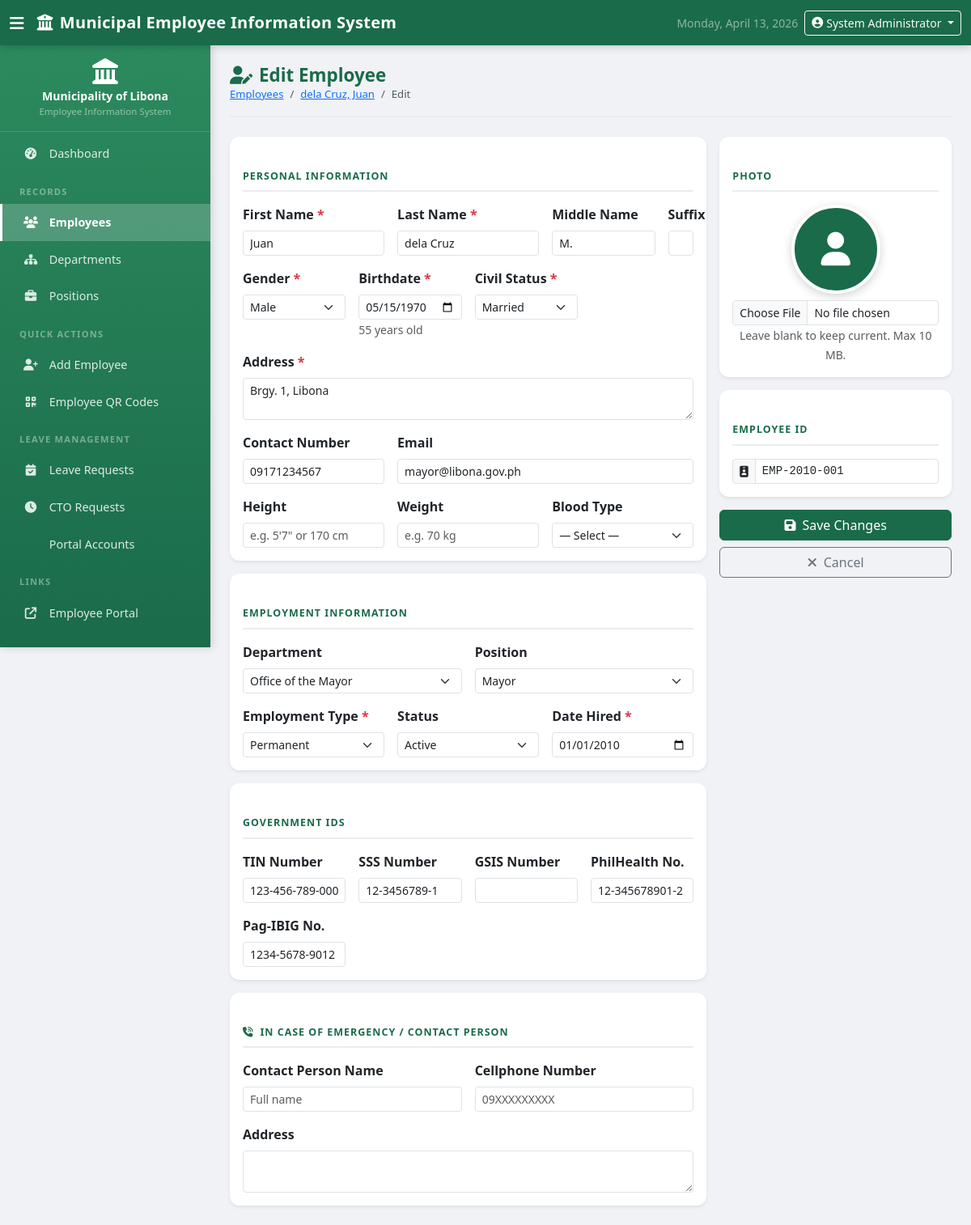
The page /employees/edit.php?id=1 (signed in) on the database its author committed.
### tables this page shows
CREATE TABLE IF NOT EXISTS `employees` (
  `id`                  INT(11)      NOT NULL AUTO_INCREMENT,
  `employee_id`         VARCHAR(20)  NOT NULL,
  `first_name`          VARCHAR(50)  NOT NULL,
  `last_name`           VARCHAR(50)  NOT NULL,
  `middle_name`         VARCHAR(50)  DEFAULT NULL,
  `suffix`              VARCHAR(10)  DEFAULT NULL,
  `gender`              ENUM('Male','Female') NOT NULL,
  `birthdate`           DATE         NOT NULL,
  `civil_status`        ENUM('Single','Married','Widowed','Separated','Divorced') NOT NULL,
  `address`             TEXT         NOT NULL,
  `contact_number`      VARCHAR(20)  DEFAULT NULL,
  `email`               VARCHAR(100) DEFAULT NULL,
  `department_id`       INT(11)      DEFAULT NULL,
  `position_id`         INT(11)      DEFAULT NULL,
  `employment_status`   ENUM('Active','Inactive','On Leave','Resigned','Retired') NOT NULL DEFAULT 'Active',
  `employment_type`     ENUM('Permanent','Job Order/ Contractual','Casual','Coterminous') NOT NULL,
  `date_hired`          DATE         NOT NULL,
  `photo`               VARCHAR(255) DEFAULT NULL,
  `tin_number`          VARCHAR(20)  DEFAULT NULL,
  `sss_number`          VARCHAR(20)  DEFAULT NULL,
  `gsis_number`         VARCHAR(30)  DEFAULT NULL,
  `philhealth_number`   VARCHAR(30)  DEFAULT NULL,
  `pagibig_number`              VARCHAR(20)   DEFAULT NULL,
  `height`                      VARCHAR(20)   DEFAULT NULL,
  `weight`                      VARCHAR(20)   DEFAULT NULL,
  `blood_type`                  ENUM('A+','A-','B+','B-','AB+','AB-','O+','O-') DEFAULT NULL,
  `emergency_contact_name`      VARCHAR(100)  DEFAULT NULL,
  `emergency_contact_address`   TEXT          DEFAULT NULL,
  `emergency_contact_phone`     VARCHAR(20)   DEFAULT NULL,
  `created_at`                  TIMESTAMP     NOT NULL DEFAULT CURRENT_TIMESTAMP,
  `updated_at`                  TIMESTAMP     NOT NULL DEFAULT CURRENT_TIMESTAMP ON UPDATE CURRENT_TIMESTAMP,
  PRIMARY KEY (`id`),
  UNIQUE KEY `uq_employee_id` (`employee_id`),
  KEY `fk_emp_dept` (`department_id`),
  KEY `fk_emp_pos`  (`position_id`),
  CONSTRAINT `fk_emp_dept` FOREIGN KEY (`department_id`)
    REFERENCES `departments` (`id`) ON DELETE SET NULL,
  CONSTRAINT `fk_emp_pos` FOREIGN KEY (`position_id`)
    REFERENCES `positions` (`id`) ON DELETE SET NULL
);

CREATE TABLE IF NOT EXISTS `departments` (
  `id`          INT(11)      NOT NULL AUTO_INCREMENT,
  `name`        VARCHAR(150) NOT NULL,
  `code`        VARCHAR(20)  NOT NULL,
  `description` TEXT,
  `head_name`   VARCHAR(100) DEFAULT NULL,
  `created_at`  TIMESTAMP    NOT NULL DEFAULT CURRENT_TIMESTAMP,
  `updated_at`  TIMESTAMP    NOT NULL DEFAULT CURRENT_TIMESTAMP ON UPDATE CURRENT_TIMESTAMP,
  PRIMARY KEY (`id`),
  UNIQUE KEY `uq_code` (`code`)
);

CREATE TABLE IF NOT EXISTS `positions` (
  `id`            INT(11)      NOT NULL AUTO_INCREMENT,
  `title`         VARCHAR(150) NOT NULL,
  `department_id` INT(11)      DEFAULT NULL,
  `salary_grade`  INT(3)       DEFAULT NULL,
  `description`   TEXT,
  `created_at`    TIMESTAMP    NOT NULL DEFAULT CURRENT_TIMESTAMP,
  PRIMARY KEY (`id`),
  KEY `fk_pos_dept` (`department_id`),
  CONSTRAINT `fk_pos_dept` FOREIGN KEY (`department_id`)
    REFERENCES `departments` (`id`) ON DELETE SET NULL
);

### employees/edit.php (the view, shortened to what the rows shown need)
<?php
require_once __DIR__ . '/../config/config.php';
$db  = getDB();
$id  = (int)($_GET['id'] ?? $_POST['id'] ?? 0);
$stmt = $db->prepare("SELECT * FROM employees WHERE id = ? LIMIT 1");
$stmt->execute([$id]);
$emp = $stmt->fetch();
$departments = $db->query("SELECT id, name FROM departments ORDER BY name")->fetchAll();
$positions   = $db->query("SELECT id, title, department_id FROM positions ORDER BY title")->fetchAll();
$data   = $emp;
require_once __DIR__ . '/../includes/header.php';
?>
<div class="page-header">
    <div>
        <h2><i class="fas fa-user-pen me-2"></i>Edit Employee</h2>
        <nav aria-label="breadcrumb">
            <ol class="breadcrumb mb-0 small">
                <li class="breadcrumb-item">
                    <a href="<?= BASE_URL ?>/employees/view.php?id=<?= $id ?>">
                        <?= e($emp['last_name'] . ', ' . $emp['first_name']) ?>
                    </a>
                </li>
            </ol>
        </nav>
    </div>
</div>
<form method="POST" action="" enctype="multipart/form-data" novalidate>
    <div class="row g-3">
        <div class="col-lg-8">
            <div class="card shadow-sm mb-3">
                <div class="card-body">
                    <div class="row g-3">
                        <div class="col-md-4">
                            <label class="form-label form-label-sm fw-semibold">First Name <span class="text-danger">*</span></label>
                            <input type="text" name="first_name" class="form-control form-control-sm"
                                   value="<?= e($data['first_name']) ?>" required>
                        </div>
                        <div class="col-md-4">
                            <label class="form-label form-label-sm fw-semibold">Last Name <span class="text-danger">*</span></label>
                            <input type="text" name="last_name" class="form-control form-control-sm"
                                   value="<?= e($data['last_name']) ?>" required>
                        </div>
                        <div class="col-md-3">
                            <label class="form-label form-label-sm fw-semibold">Middle Name</label>
                            <input type="text" name="middle_name" class="form-control form-control-sm"
                                   value="<?= e($data['middle_name'] ?? '') ?>">
                        </div>
                        <div class="col-md-3">
                            <label class="form-label form-label-sm fw-semibold">Gender <span class="text-danger">*</span></label>
                            <select name="gender" class="form-select form-select-sm" required>
                                <?php foreach (['Male','Female'] as $g): ?>
                                <option value="<?= $g ?>" <?= $data['gender'] === $g ? 'selected' : '' ?>><?= $g ?></option>
                                <?php endforeach; ?>
                            </select>
                        </div>
                        <div class="col-md-3">
                            <label class="form-label form-label-sm fw-semibold">Birthdate <span class="text-danger">*</span></label>
                            <input type="date" id="birthdate" name="birthdate" class="form-control form-control-sm"
                                   value="<?= e($data['birthdate']) ?>" required>
                            <small id="ageDisplay" class="text-muted"></small>
                        </div>
                        <div class="col-md-3">
                            <label class="form-label form-label-sm fw-semibold">Civil Status <span class="text-danger">*</span></label>
                            <select name="civil_status" class="form-select form-select-sm" required>
                                <?php foreach (['Single','Married','Widowed','Separated','Divorced'] as $cs): ?>
                                <option value="<?= $cs ?>" <?= $data['civil_status'] === $cs ? 'selected' : '' ?>><?= $cs ?></option>
                                <?php endforeach; ?>
                            </select>
                        </div>
                        <div class="col-12">
                            <label class="form-label form-label-sm fw-semibold">Address <span class="text-danger">*</span></label>
                            <textarea name="address" class="form-control form-control-sm" rows="2" required><?= e($data['address']) ?></textarea>
                        </div>
                        <div class="col-md-4">
                            <label class="form-label form-label-sm fw-semibold">Contact Number</label>
                            <input type="text" name="contact_number" class="form-control form-control-sm"
                                   value="<?= e($data['contact_number'] ?? '') ?>">
                        </div>
                        <div class="col-md-8">
                            <label class="form-label form-label-sm fw-semibold">Email</label>
                            <input type="email" name="email" class="form-control form-control-sm"
                                   value="<?= e($data['email'] ?? '') ?>">
                        </div>
                    </div>
                </div>
            </div>
            <div class="card shadow-sm mb-3">
                <div class="card-body">
                    <div class="row g-3">
                        <div class="col-md-6">
                            <label class="form-label form-label-sm fw-semibold">Department</label>
                            <select name="department_id" class="form-select form-select-sm">
                                <?php foreach ($departments as $d): ?>
                                <option value="<?= $d['id'] ?>" <?= $data['department_id'] == $d['id'] ? 'selected' : '' ?>><?= e($d['name']) ?></option>
                                <?php endforeach; ?>
                            </select>
                        </div>
                        <div class="col-md-6">
                            <label class="form-label form-label-sm fw-semibold">Position</label>
                            <select name="position_id" class="form-select form-select-sm">
                                <?php foreach ($positions as $p): ?>
                                <option value="<?= $p['id'] ?>" <?= $data['position_id'] == $p['id'] ? 'selected' : '' ?>><?= e($p['title']) ?></option>
                                <?php endforeach; ?>
                            </select>
                        </div>
                        <div class="col-md-4">
                            <label class="form-label form-label-sm fw-semibold">Employment Type <span class="text-danger">*</span></label>
                            <select name="employment_type" class="form-select form-select-sm" required>
                                <?php foreach (['Permanent','Job Order/ Contractual','Casual','Coterminous'] as $et): ?>
                                <option value="<?= $et ?>" <?= $data['employment_type'] === $et ? 'selected' : '' ?>><?= $et ?></option>
                                <?php endforeach; ?>
                            </select>
                        </div>
                        <div class="col-md-4">
                            <label class="form-label form-label-sm fw-semibold">Status</label>
                            <select name="employment_status" class="form-select form-select-sm">
                                <?php foreach (['Active','Inactive','On Leave','Resigned','Retired'] as $es): ?>
                                <option value="<?= $es ?>" <?= $data['employment_status'] === $es ? 'selected' : '' ?>><?= $es ?></option>
                                <?php endforeach; ?>
                            </select>
                        </div>
                        <div class="col-md-4">
                            <label class="form-label form-label-sm fw-semibold">Date Hired <span class="text-danger">*</span></label>
                            <input type="date" name="date_hired" class="form-control form-control-sm"
                                   value="<?= e($data['date_hired']) ?>" required>
                        </div>
                    </div>
                </div>
            </div>
            <div class="card shadow-sm">
                <div class="card-body">
                    <div class="row g-3">
                        <div class="col-md-3">
                            <label class="form-label form-label-sm fw-semibold">TIN Number</label>
                            <input type="text" name="tin_number" class="form-control form-control-sm"
                                   value="<?= e($data['tin_number'] ?? '') ?>">
                        </div>
                        <div class="col-md-3">
                            <label class="form-label form-label-sm fw-semibold">SSS Number</label>
                            <input type="text" name="sss_number" class="form-control form-control-sm"
                                   value="<?= e($data['sss_number'] ?? '') ?>">
                        </div>
                        <div class="col-md-3">
                            <label class="form-label form-label-sm fw-semibold">PhilHealth No.</label>
                            <input type="text" name="philhealth_number" class="form-control form-control-sm"
                                   value="<?= e($data['philhealth_number'] ?? '') ?>">
                        </div>
                        <div class="col-md-3">
                            <label class="form-label form-label-sm fw-semibold">Pag-IBIG No.</label>
                            <input type="text" name="pagibig_number" class="form-control form-control-sm"
                                   value="<?= e($data['pagibig_number'] ?? '') ?>">
                        </div>
                    </div>
                </div>
            </div>
        </div>
        <div class="col-lg-4">
            <div class="card shadow-sm mb-3">
                <div class="card-body">
                    <div class="input-group input-group-sm">
                        <span class="input-group-text"><i class="fas fa-id-badge"></i></span>
                        <input type="text" class="form-control form-control-sm font-monospace"
                               value="<?= e($emp['employee_id']) ?>" readonly>
                    </div>
                </div>
            </div>
        </div>
    </div>
</form>
<?php require_once __DIR__ . '/../includes/footer.php'; ?>

### rows shown on the page
employees: last_name+first_name "dela Cruz, Juan", first_name "Juan", last_name "dela Cruz", middle_name "M.", gender "Male", birthdate "05/15/1970", civil_status "Married", address "Brgy. 1, Libona", contact_number "09171234567", email "mayor@libona.gov.ph", department_id "Office of the Mayor", position_id "Mayor", employment_type "Permanent", employment_status "Active", date_hired "01/01/2010", tin_number "123-456-789-000", sss_number "12-3456789-1", philhealth_number "12-345678901-2", pagibig_number "1234-5678-9012", employee "EMP-2010-001"

### other values the page prints
APP_NAME "Municipal Employee Information System"
$_SESSION['full_name'] "System Administrator"
MUNICIPALITY "Municipality of Libona"
